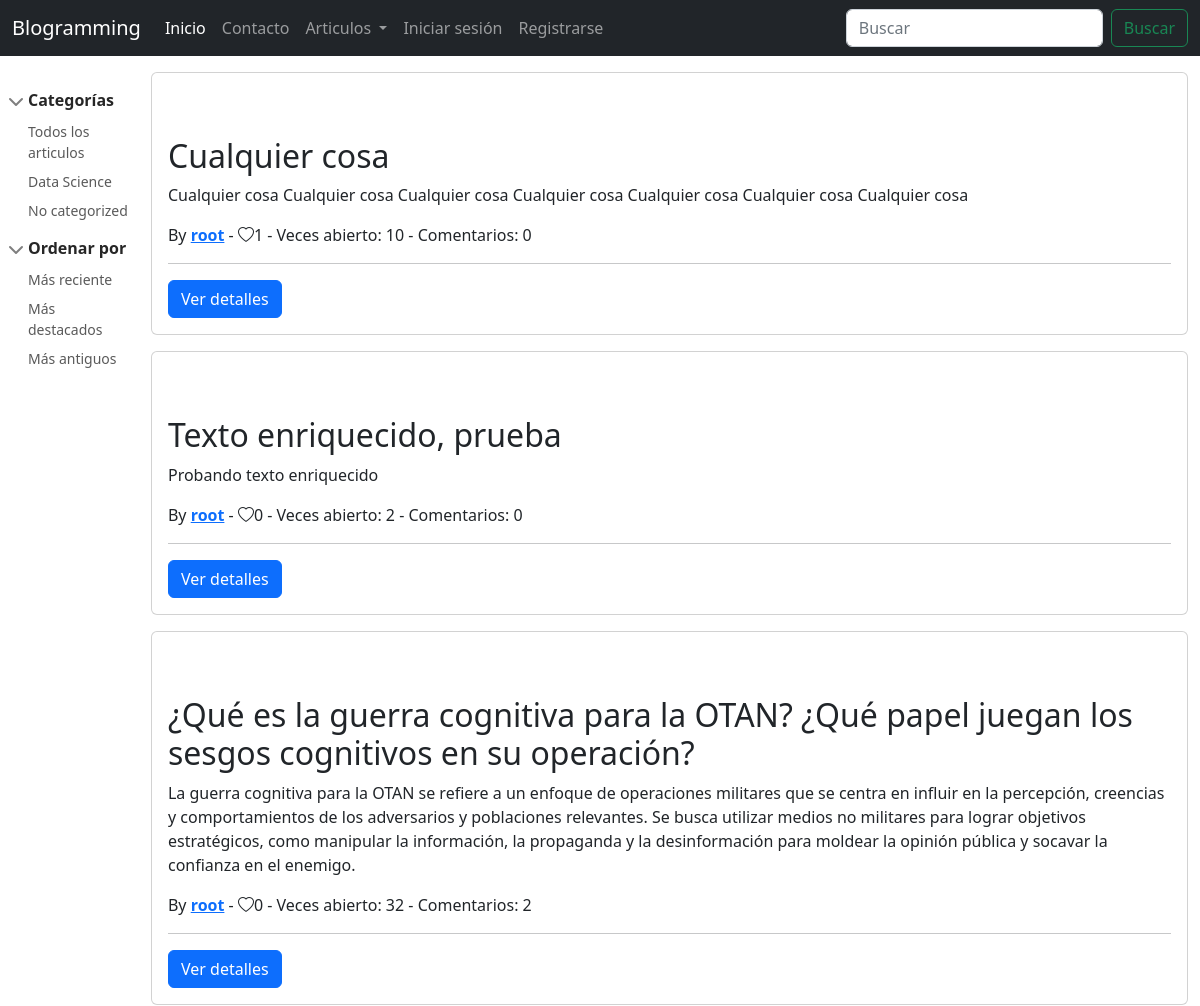
/posts/ (upper part), run on an earlier commit of the app's database.
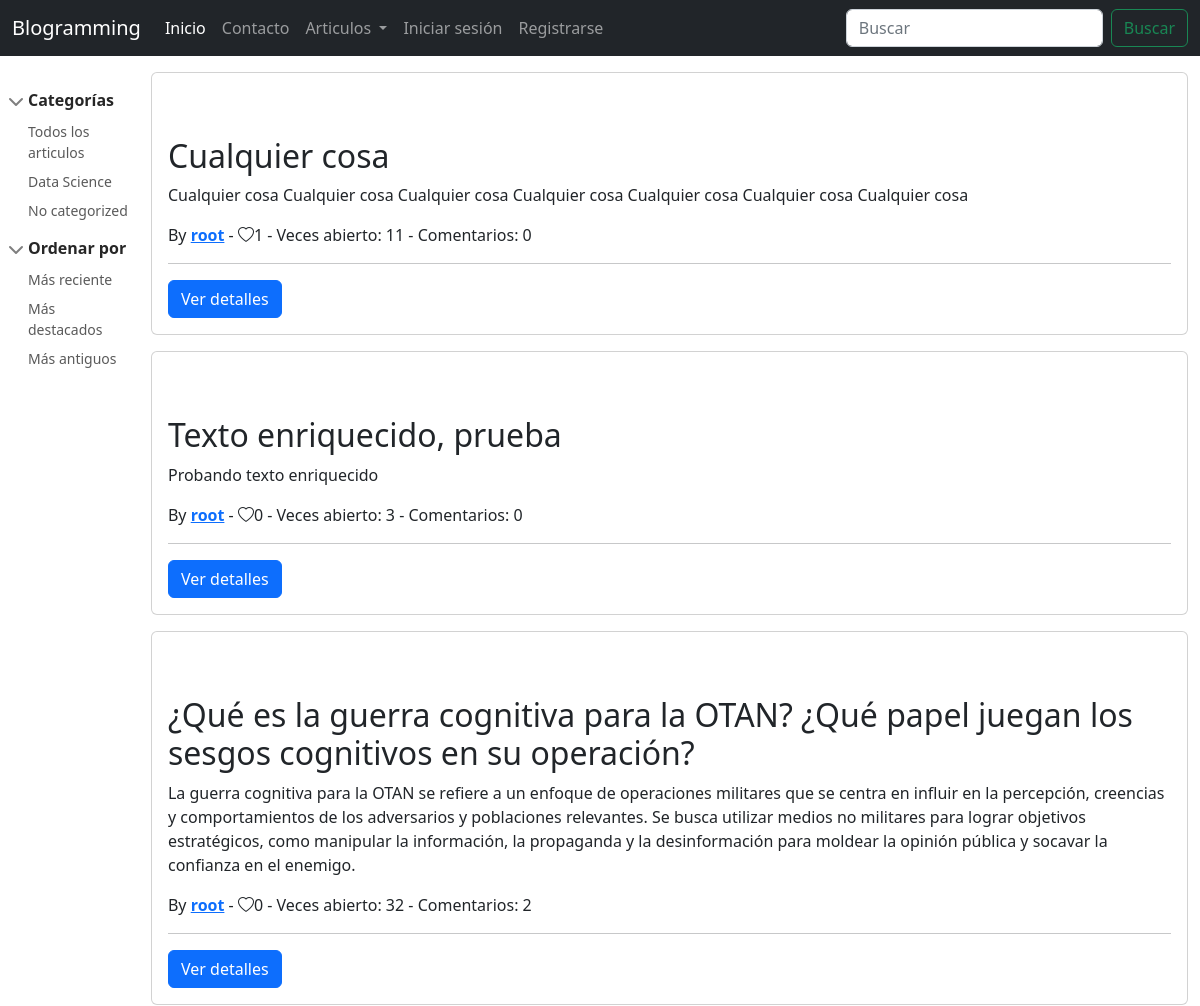
And on a later commit of the database.
### apps/posts/models.py (models this page shows, shortened)
class Post(models.Model):
    title = models.CharField(
        max_length=100,
        verbose_name="Título del Artículo",
        help_text="Escribe el titulo del artículo",
    )
    short_description = models.TextField(
        max_length=750,
        verbose_name="Descripción breve o resumen",
        help_text="Escribe una breve descripcion o resumen del artículo",
    )
    image = models.ImageField(
        upload_to='posts',
        null=True,
        blank=True,
        verbose_name="Imagen relacionada",
        help_text="Selecciona una imagen relacionada para mostrar como portada del artículo",
    )
    content = models.TextField(
        verbose_name="Contenido del artículo",
        help_text="Escribe el contenido del artículo",
    )
    created_at = models.DateTimeField(
        auto_now_add=True, editable=False, verbose_name="Fecha de creación"
    )
    updated_at = models.DateTimeField(
        auto_now=True, editable=False, verbose_name="Fecha de actualización"
    )
    author = models.ForeignKey(
        get_user_model(),
        null=True,
        on_delete=models.SET_NULL,
        verbose_name="Autor del artículo",
    )
    category = models.ForeignKey(
        Category,
        null=True,
        on_delete=models.SET_NULL,
        verbose_name="Categoría a la que pertenece",
    )
    tags = models.ManyToManyField(
        Tag, verbose_name="Etiquetas relacionadas", blank=True
    )
    likes = models.ManyToManyField(
        get_user_model(), blank=True, related_name="liked_posts"
    )
    views = models.IntegerField(default=0)
    class Meta:
        verbose_name = "Artículo"
        verbose_name_plural = "Artículos"
    def get_absolute_url(self):
        return reverse("posts:view", args=[self.pk])

### apps/users/models.py (models this page shows)
class User(AbstractUser):
    image = models.ImageField(upload_to="users", null=True)
    def get_absolute_url(self):
        return reverse("profile", args=[self.username])

### apps/posts/views.py (the view, shortened to what this page needs)
# urls.py: path('', PostListView.as_view(), name = 'index'),
class PostListView(ListView):
    model = Post
    template_name = "posts/post_list.html"
    context_object_name = "posts"
    def get_queryset(self):
        queryset = Post.objects.all().order_by("-created_at")
        category = self.request.GET.get("category", "")
        q = self.request.GET.get("q", "")
        if category:
            queryset = queryset.filter(Q(category__id=category))
        return queryset

### apps/posts/models.py (called while the page is built)
    def __str__(self) -> str:
        return self.name

    def get_filterby_link(self):
        url = reverse("posts:index")
        return f"{url}?category={self.pk}"

### blog/context_processors.py (called while the page is built)
def blog_context(request):
    data = {
        'app_name': 'Blogramming',
        'categories': Category.objects.all()
    }
    return data

### blog/templatetags/path_tags.py (called while the page is built)
@register.simple_tag(takes_context=True)
def login_path(context):
    request = context.get("request")
    current_path = request.path
    if current_path not in list(common_urls.values()):
        return common_urls["login"] + f"?next={current_path}"
    return common_urls["login"]

@register.simple_tag(takes_context=True)
def register_path(context):
    request = context.get("request")
    current_path = request.path
    if current_path not in list(common_urls.values()):
        return common_urls["register"] + f"?next={current_path}"
    return common_urls["register"]

### templates/posts/post_list.html (shortened to what this page needs)
{% extends 'base.html' %}
{% block content %}
<main class="d-flex">
    {% include 'posts/sidebar.html' %}
    <section class="container">
        {% for post in posts %}
        {% include 'posts/post_card.html' %}
        {% empty %}
        <h1>No hay articulos para mostrar</h1>
        {% endfor %}
    </section>
</main>
{% endblock content %}

### templates/posts/post_card.html (shortened to what this page needs)
<article class="card  my-3">
    <div class="card-body">
        <h2 class="mt-5">{{post.title}}</h2>
        <p>{{post.short_description}}</p>
        <p>By <a href="{{post.author.get_absolute_url}}"><b>{% if post.author %}{{post.author}}{% else %} Anónimo {% endif %}</b></a> - <span
                class="bi {% if user in post.likes.all %}bi-heart-fill text-danger{% else %}bi-heart{%endif%}">{{post.likes.all|length}}</span>
            - <span>Veces abierto: {{post.views}}</span>
            - <span>Comentarios: {{post.postcomment_set.all|length}}</span>
        </p>
        <hr>
        <a class="btn btn-primary" href="{{post.get_absolute_url}}">Ver detalles</a>
    </div>
</article>

What changed in the data, as far as the page shows it:
changed Post "Cualquier cosa": views "10" → "11"
changed Post "Texto enriquecido, prueba": views "2" → "3"
